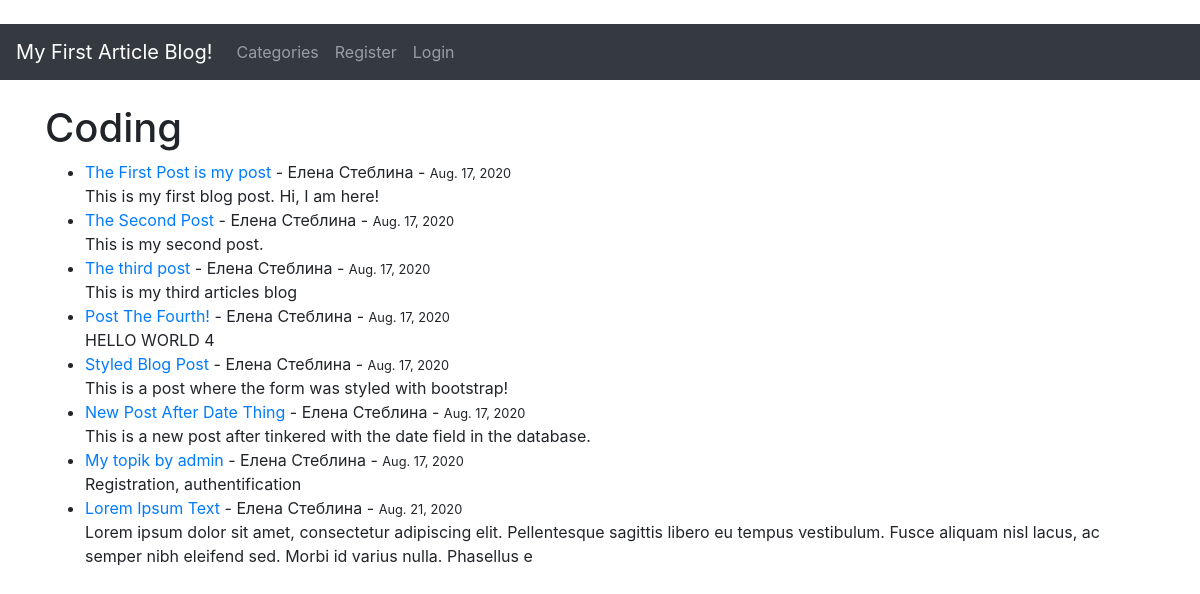
The page /category/coding/ on the database as committed earlier.
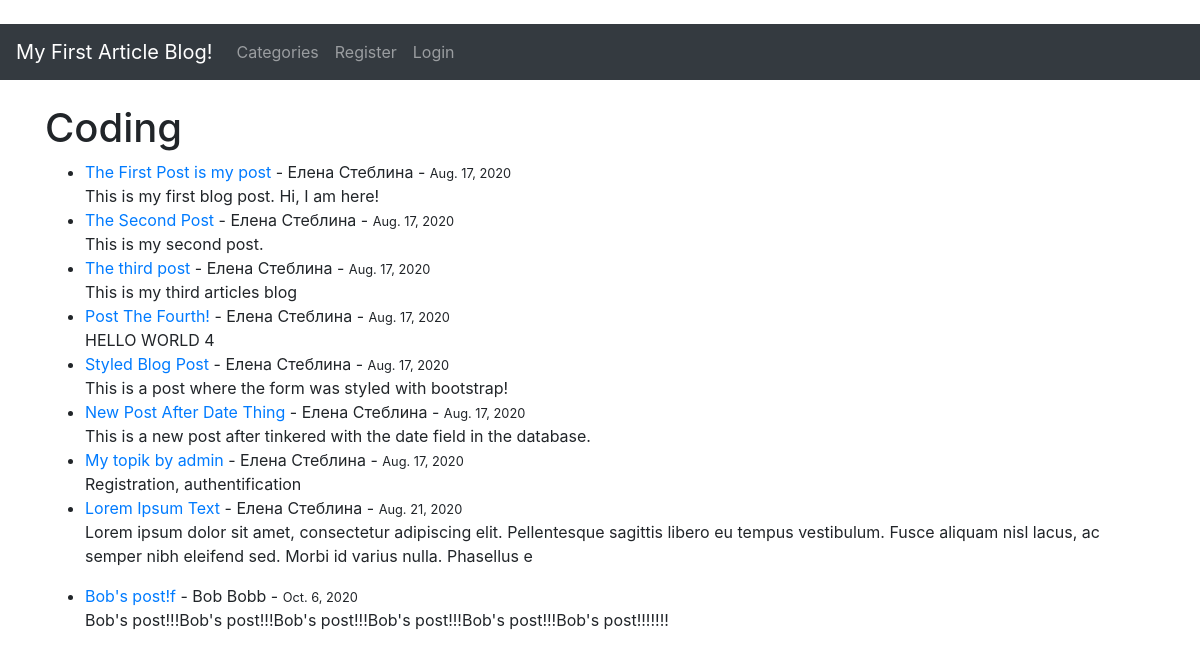
The same page on the database as committed later.
### theblog/models.py (models this page shows, shortened)
class Post(models.Model):
    title = models.CharField(max_length=255)
    title_tag = models.CharField(max_length=255)
    author = models.ForeignKey(User, on_delete=models.CASCADE)
    body = models.TextField()
    post_date = models.DateField(auto_now_add=True)
    category = models.CharField(max_length=255, default="coding")
    likes = models.ManyToManyField(User, related_name='blog_posts')

### theblog/views.py (the view)
# urls.py: path('category/<str:cats>/', CategoryView, name='category'),
def CategoryView(request, cats):
    category_posts = Post.objects.filter(category=cats.replace('-', ' '))
    return render(request, 'theblog/categories.html', {'cats':cats.title().replace('-', ' '), 'category_posts':category_posts})

### theblog/templates/theblog/categories.html (shortened to what this page needs)
﻿{% extends 'theblog/base.html' %}
{% block content %}
{% if category_posts %}
<h1>{{ cats }}</h1>
<ul>
    {% for post in category_posts %}
    <li><a href="{% url 'article-detail' post.pk %}"> {{ post.title }}</a> -
        {{ post.author.first_name }}
        {{ post.author.last_name }} -
        <small>
            {{ post.post_date }}
        </small>
        <br />
        {{ post.body|slice:":200"|safe }}
    </li>
    {% endfor %}
</ul>
{% else %}
    <h2>Sorry, this page does not exist...</h2>
{% endif %}
{% endblock %}

Rows that differ between the two databases and show on the page:
added Post: title "Bob's post!f", author.first_name "Bob", author.last_name "Bobb", post_date "Oct. 6, 2020", body "Bob's post!!!Bob's post!!!Bob's post!!!Bob's post!!!Bob's post!!!Bob's post!!!!!!!"
